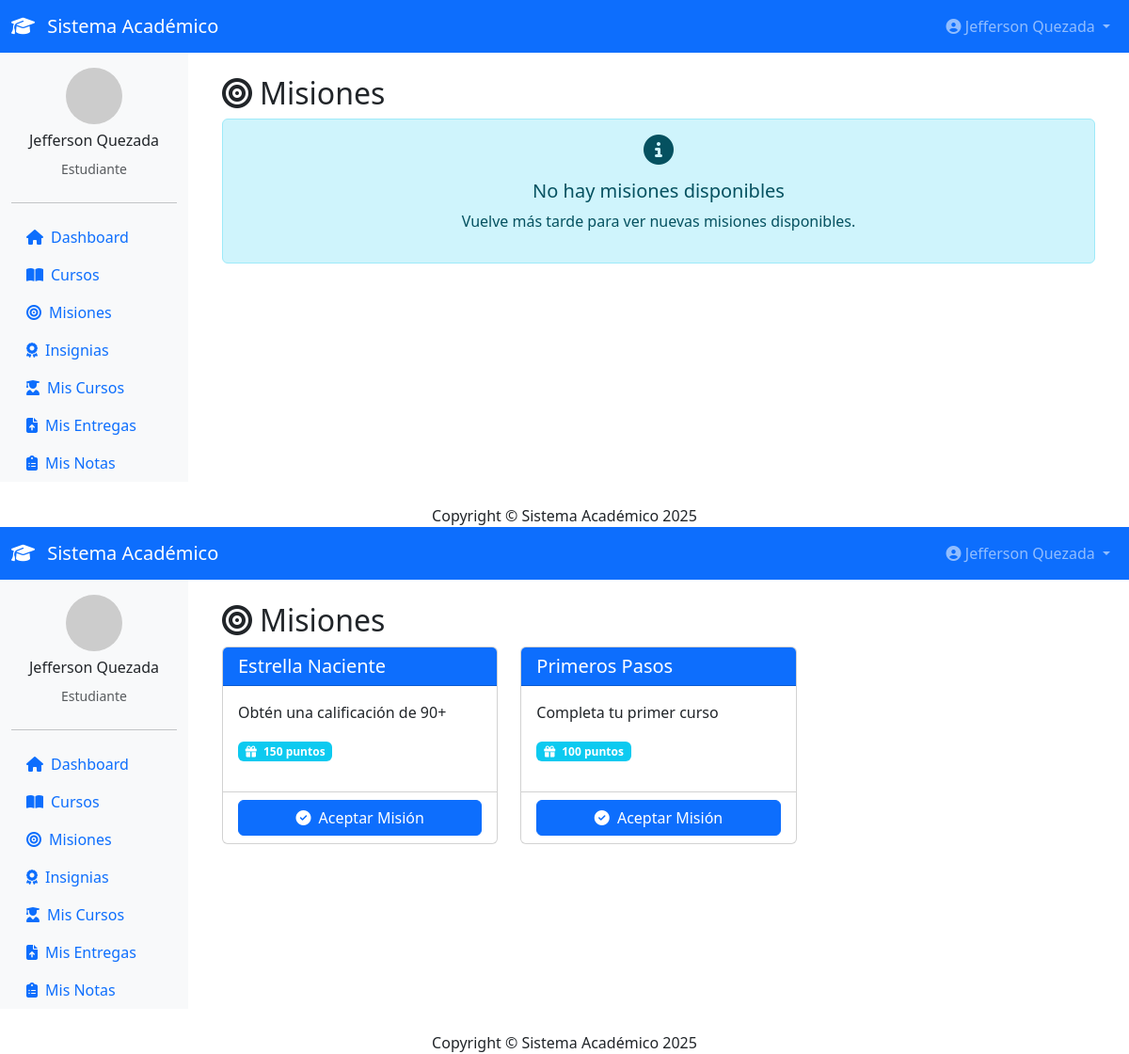
Page /estudiante/index.php?accion=misiones (signed in) on the committed database.
### tables this page shows
CREATE TABLE `misiones` (
  `id_mision` int(11) NOT NULL AUTO_INCREMENT,
  `titulo` varchar(100) DEFAULT NULL,
  `descripcion` text DEFAULT NULL,
  `recompensa` varchar(50) DEFAULT NULL,
  `id_grupo` int(11) DEFAULT NULL,
  PRIMARY KEY (`id_mision`),
  KEY `id_grupo` (`id_grupo`),
  CONSTRAINT `misiones_ibfk_1` FOREIGN KEY (`id_grupo`) REFERENCES `grupos` (`id_grupo`)
);

### estudiante/controllers/MisionController.php (called while the page is built, shortened)
<?php
include __DIR__ . '/../views/misiones.php';
require_once __DIR__ . '/../models/MisionModel.php';
class MisionController {
    private $misionModel;
    public function __construct() {
        $this->misionModel = new MisionModel();
    }
    public function mostrarMisiones() {
        $id_estudiante = $_SESSION['id_usuario'];
        $misiones = $this->misionModel->listarMisionesDisponibles($id_estudiante);
        include '../views/misiones.php';
    }
}
?>

### estudiante/models/MisionModel.php (called while the page is built, shortened)
<?php
require_once __DIR__ . '/../../includes/conexion.php';
class MisionModel {
    private $pdo;
    public function __construct() {
        global $pdo;
        $this->pdo = $pdo;
    }
    public function listarMisionesDisponibles($id_usuario) {
        $sql = "SELECT m.*,
                       me.completado,
                       CASE WHEN me.id_mision IS NOT NULL THEN 1 ELSE 0 END AS aceptada
                FROM misiones m
                LEFT JOIN misiones_estudiantes me ON m.id_mision = me.id_mision AND me.id_usuario = ?
                ORDER BY m.titulo";
        $stmt = $this->pdo->prepare($sql);
        $stmt->execute([$id_usuario]);
        return $stmt->fetchAll(PDO::FETCH_ASSOC);
    }
}
?>

### estudiante/views/misiones.php (the view)
<?php include __DIR__ . '/../../includes/header.php'; ?>
<?php
$misiones = $misiones ?? [];
?>
<div class="container mt-4">
    <h2><i class="fas fa-bullseye me-2"></i>Misiones</h2>
    <div class="row">
        <?php if (count($misiones) > 0): ?>
            <?php foreach ($misiones as $mision): ?>
            <div class="col-md-4 mb-4">
                <div class="card h-100 <?= $mision['aceptada'] ? 'border-success' : '' ?>">
                    <div class="card-header <?= $mision['aceptada'] ? 'bg-success text-white' : 'bg-primary text-white' ?>">
                        <h5 class="mb-0"><?= htmlspecialchars($mision['titulo']) ?></h5>
                    </div>
                    <div class="card-body">
                        <p><?= htmlspecialchars($mision['descripcion']) ?></p>
                        <div class="mb-3">
                            <span class="badge bg-info">
                                <i class="fas fa-gift me-1"></i>
                                <?= htmlspecialchars($mision['recompensa']) ?>
                            </span>
                        </div>
                    </div>
                    <div class="card-footer bg-transparent">
                        <?php if ($mision['aceptada']): ?>
                            <div class="d-flex justify-content-between align-items-center">
                                <span class="badge bg-success">
                                    <i class="fas fa-check-circle me-1"></i> Aceptada
                                </span>
                                <div class="progress" style="width: 60%; height: 20px;">
                                    <div class="progress-bar progress-bar-striped"
                                         role="progressbar"
                                         style="width: <?= $mision['progreso'] ?? 0 ?>%"
                                         aria-valuenow="<?= $mision['progreso'] ?? 0 ?>"
                                         aria-valuemin="0"
                                         aria-valuemax="100">
                                    </div>
                                </div>
                            </div>
                        <?php else: ?>
                            <a href="index.php?accion=aceptar_mision&id=<?= $mision['id_mision'] ?>" class="btn btn-primary w-100">
                                <i class="fas fa-check-circle me-1"></i> Aceptar Misión
                            </a>
                        <?php endif; ?>
                    </div>
                </div>
            </div>
            <?php endforeach; ?>
        <?php else: ?>
        <div class="col-12">
            <div class="alert alert-info text-center">
                <i class="fas fa-info-circle fa-2x mb-3"></i>
                <h5>No hay misiones disponibles</h5>
                <p>Vuelve más tarde para ver nuevas misiones disponibles.</p>
            </div>
        </div>
        <?php endif; ?>
    </div>
</div>
<?php include __DIR__ . '/../../includes/footer.php'; ?>

### rows in the picture
misiones: titulo "Estrella Naciente", descripcion "Obtén una calificación de 90+", recompensa "150 puntos"
misiones: titulo "Primeros Pasos", descripcion "Completa tu primer curso", recompensa "100 puntos"

### other values in the picture
$_SESSION['nombre'] "Jefferson Quezada Jefferson Quezada"
$_SESSION['rol'] "Estudiante Estudiante"
